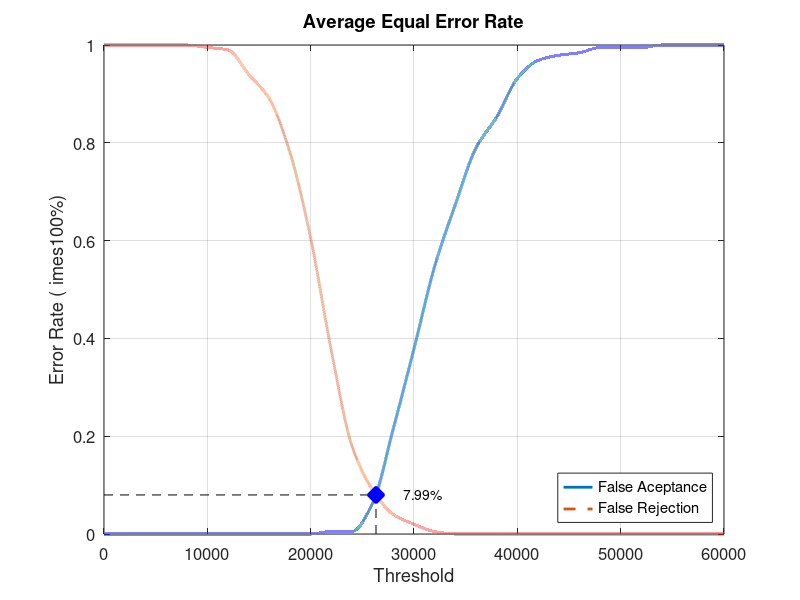
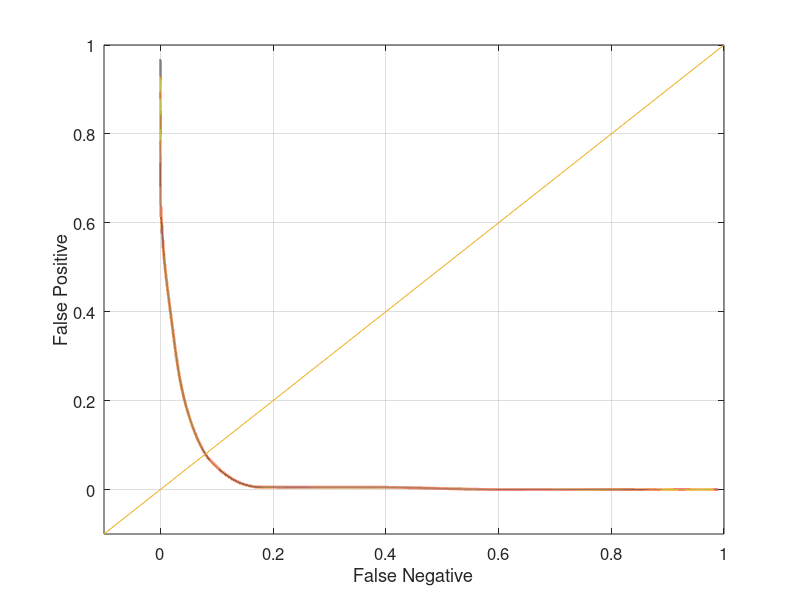

These figures' MATLAB source, in order:
close all;
clear;
clc;
x = 0:2000:60000;
xq = 0:0.5:60000;

y0 = [0 0 0 0 0 0 0 0 0 0 0 0.00526316 0.00526316 0.0631579 0.215789 0.378947 0.547368 0.673684 0.789474 0.852632 0.931579 0.968421 0.978947 0.984211 0.994737 0.994737 0.994737 1 1 1 1]
yy0 = interp1(x, y0, xq, 'pchip');
y1 = [1 1 1 1 1 0.995 0.99 0.94 0.89 0.78 0.605 0.375 0.18 0.09 0.04 0.02 0.005 0 0 0 0 0 0 0 0 0 0 0 0 0 0]
yy1 = interp1(x, y1, xq, 'pchip');

% Calculating EER: 
y2 = abs(y0 - y1);
find(y2 == min(y2))
yy2 = abs(yy0 - yy1);
xEER = find(yy2 == min(yy2));
xEERIndex = xq(xEER) % X-axis EER
yEER = yy0(xEER) % Y-axis EER

main = figure
plot(xq, yy0,'-','LineWidth', 2);	hold on
plot(xq, yy1,'--','LineWidth', 2);	hold on
plot([xEERIndex xEERIndex], [0 yEER], 'k--');	hold on
plot([0 xEERIndex], [yEER yEER], 'k--');	hold on
plot(xEERIndex, yEER, 'bx', 'LineWidth', 10);	hold on
text(xEERIndex + 10 * xEERIndex / 100, yEER, [num2str(round((10000 * yEER)) / 100) '%'])
legend('False Aceptance', 'False Rejection', 'Location', 'SouthEast')
xlabel('Threshold')
ylabel('Error Rate (	imes100%)')
title('Average Equal Error Rate')
set(gca, 'FontSize', 12)
axis([0 60000 0 1])
grid on

print(main, 'Database4_2Main', '-dpng');
FNRxFPR = figure('Color', [1 1 1]);
plot(yy1, yy0, '-', yy1, yy0, 'LineWidth', 2);
hold on
y = -0.1:0.1:1
plot(y, y); 
set(gca, 'FontSize', 12)
xlabel('False Negative')
ylabel('False Positive')
axis([-0.1 1 -0.1 1])
set(gca, 'FontSize', 12)
grid on

print(FNRxFPR, 'Database4_2FNRxFPR','-dpng');
